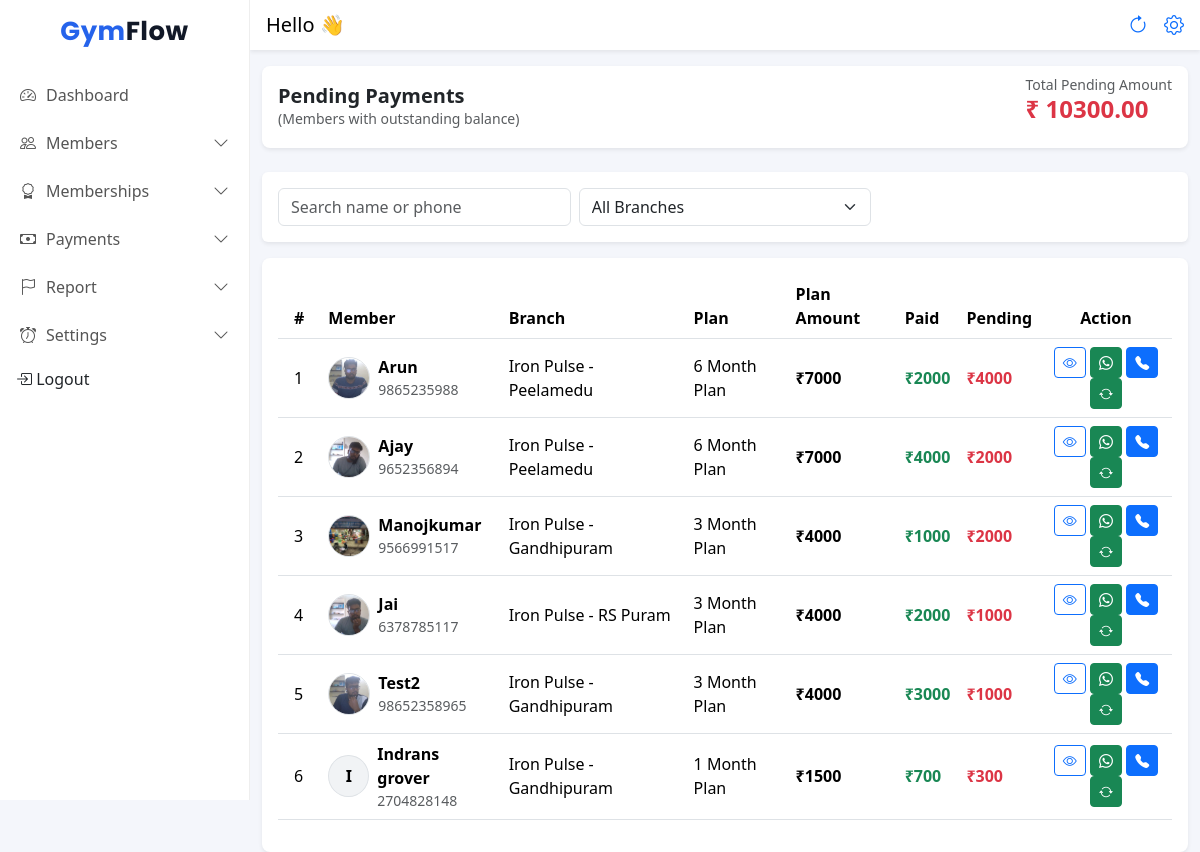
The app's page /pending-payments/ (signed in) with its own data.
### frontend/models.py (models this page shows, shortened)
class Member(models.Model):
    STATUS_CHOICES = (
        ('active', 'Active'),
        ('expiring', 'Expiring Soon'),
        ('expired', 'Expired'),
    )
    is_deleted = models.BooleanField(default=False)
    gym = models.ForeignKey(Gym, on_delete=models.CASCADE, related_name="members")
    branch = models.ForeignKey(Branch, on_delete=models.CASCADE, related_name="members")
    name = models.CharField(max_length=100)
    phone = models.CharField(max_length=15)
    join_date = models.DateField(default=date.today)
    photo = models.ImageField(upload_to="members/", blank=True, null=True)
    plan = models.ForeignKey(MembershipPlan, on_delete=models.SET_NULL, null=True, blank=True)
    start_date = models.DateField(null=True)
    expiry_date = models.DateField()
    security_deposit = models.DecimalField(max_digits=10, decimal_places=2, default=0)
    status = models.CharField(max_length=10, choices=STATUS_CHOICES, default='active')
    created_at = models.DateTimeField(auto_now_add=True)

class Branch(models.Model):
    gym = models.ForeignKey(Gym, on_delete=models.CASCADE, related_name="branches")
    name = models.CharField(max_length=100)
    address = models.TextField(blank=True)
    phone = models.CharField(max_length=15, blank=True)
    created_at = models.DateTimeField(auto_now_add=True)
    class Meta:
        unique_together = ('gym', 'name')  # same gym can't have 2 branches with same name

class MembershipPlan(models.Model):
    branch = models.ForeignKey(Branch, on_delete=models.CASCADE, related_name="plans")
    name = models.CharField(max_length=50)  # Monthly / Quarterly
    duration_days = models.PositiveIntegerField()
    start_date = models.DateField(null=True)
    end_date = models.DateField(null=True)
    price = models.DecimalField(max_digits=8, decimal_places=2)
    is_active = models.BooleanField(default=True)
    created_at = models.DateTimeField(auto_now_add=True)
    class Meta:
        unique_together = ('branch', 'name')  # same branch can't have same plan name twice

### frontend/views.py (the view)
# urls.py: path("pending-payments/", pending_payments_page, name="pending_payments"),
@owner_or_trainer
def pending_payments_page(request):
    gym = request.user.gym
    q = (request.GET.get("q") or "").strip()
    branch_id = (request.GET.get("branch") or "").strip()
    money = DecimalField(max_digits=10, decimal_places=2)
    zero = Value(Decimal("0.00"))
    members_qs = (
        Member.objects
        .filter(gym=gym, is_deleted=False, plan__isnull=False)
        .select_related("plan", "branch")
    )
    if q:
        members_qs = members_qs.filter(Q(name__icontains=q) | Q(phone__icontains=q))
    if branch_id:
        members_qs = members_qs.filter(branch_id=branch_id)
    paid_subq = (
        Payment.objects
        .filter(
            gym=gym,
            member_id=OuterRef("pk"),
            coverage_start=OuterRef("start_date"),
            coverage_end=OuterRef("expiry_date"),
        )
        .values("member_id")
        .annotate(s=Coalesce(Sum("amount"), zero, output_field=money))
        .values("s")[:1]
    )
    discount_subq = (
        Payment.objects
        .filter(
            gym=gym,
            member_id=OuterRef("pk"),
            coverage_start=OuterRef("start_date"),
            coverage_end=OuterRef("expiry_date"),
        )
        .values("member_id")
        .annotate(d=Coalesce(Max("discount_amount"), zero, output_field=money))
        .values("d")[:1]
    )
    members_qs = (
        members_qs
        .annotate(
            plan_price=Coalesce(F("plan__price"), zero, output_field=money),
            paid_total=Coalesce(Subquery(paid_subq, output_field=money), zero, output_field=money),
            discount_amount=Coalesce(Subquery(discount_subq, output_field=money), zero, output_field=money),
        )
        .annotate(
            final_amount=Greatest(
                ExpressionWrapper(F("plan_price") - F("discount_amount"), output_field=money),
                zero,
                output_field=money,
            ),
            balance=Greatest(
                ExpressionWrapper(F("final_amount") - F("paid_total"), output_field=money),
                zero,
                output_field=money,
            ),
        )
        .filter(balance__gt=0)
        .order_by("-balance", "name")
    )
    pending_list = []
    for m in members_qs:
        pending_list.append({
            "member_id": m.id,
            "name": m.name,
            "phone": m.phone,
            "branch": m.branch.name if m.branch else "",
            "plan": m.plan.name if m.plan else "",
            "plan_price": m.plan_price,
            "paid": m.paid_total,
            "discount_amount": m.discount_amount,
            "final_amount": m.final_amount,
            "balance": m.balance,
            "photo": m.photo.url if m.photo else "",
        })
    branches = Branch.objects.filter(gym=gym).order_by("name")
    total_pending = sum((x["balance"] for x in pending_list), Decimal("0.00"))
    pending_members_count = len(pending_list)
    return render(request, "pending_payments.html", {
        "pending_list": pending_list,
        "branches": branches,
        "q": q,
        "branch_id": branch_id,
        "total_pending": total_pending,
        "pending_members_count": pending_members_count,
    })

### frontend/templates/pending_payments.html (shortened to what this page needs)
{% extends 'base.html' %}
{% load static %}
{% block content %}
<link rel="stylesheet" href="{% static 'css/modal_card.css' %}">
<div class="container-fluid">
  <div class="row mb-4 mt-3 ">
    <div class="col-12">
      <div class="d-flex justify-content-between align-items-center shadow-sm bg-white py-2 px-3 rounded-3">
        <div>
          <h5 class="fw-semibold mb-0">
            Pending Payments
          </h5>
          <p class="text-muted small mb-0">
            (Members with outstanding balance)
          </p>
        </div>
        <div class="bg-white  rounded-3 d-flex justify-content-between align-items-center mb-3">
          <div>
            <div class="text-muted small">Total Pending Amount</div>
            <div class="h4 fw-bold text-danger mb-0">₹ <span id="totalPendingTop">0.00</span></div>
          </div>
        </div>
      </div>
    </div>
  </div>
  <div class="card shadow-sm border-0 mb-3 ">
    <div class="card-body">
      <div class="row g-2">
        <div class="col-12 col-md-4">
          <input type="text" id="searchInput" class="form-control" placeholder="Search name or phone">
        </div>
        <div class="col-12 col-md-4">
          <select id="branchFilter" class="form-select">
            <option value="">All Branches</option>
          </select>
        </div>
      </div>
    </div>
  </div>
  <div class="row">
    <div class="col-12">
      <div class="card shadow-sm border-0 rounded-3">
        <div class="card-body table-responsive">
          <div class="table-responsive">
            <table class="table table-hover align-middle mb-3" id="pendingTable">
              <thead class="table">
                <tr>
                  <th class="px-3">#</th>
                  <th>Member</th>
                  <th>Branch</th>
                  <th>Plan</th>
                  <th>Plan Amount</th>
                  <th>Paid</th>
                  <th>Pending</th>
                  <th class="text-center">Action</th>
                </tr>
              </thead>
              <tbody>
                {% for r in pending_list %}
                <tr>
                  <td class="px-3">{{ forloop.counter }}</td>
                  <td>
                    <div class="d-flex align-items-center gap-2">
                      {% if r.photo %}
                      <img src="{{ r.photo }}" width="42" height="42" class="rounded-circle border"
                        style="object-fit:cover;">
                      {% else %}
                      <div class="rounded-circle border d-flex align-items-center justify-content-center"
                        style="width:42px;height:42px;background:#f1f3f5;font-weight:600;">
                        {{ r.name|slice:":1"|upper }}
                      </div>
                      {% endif %}
                      <div>
                        <div class="fw-semibold">{{ r.name }}</div>
                        <div class="text-muted small">{{ r.phone }}</div>
                      </div>
                    </div>
                  </td>
                  <td>{{ r.branch }}</td>
                  <td>{{ r.plan }}</td>
                  <td class="fw-semibold">₹{{ r.plan_price }}</td>
                  <td class="text-success fw-semibold">₹{{ r.paid }}</td>
                  <td class="text-danger fw-bold">₹{{ r.balance }}</td>
                  <td class="text-center gap-2 ">
                    <button class="btn btn-sm btn-outline-primary mb-2 mb-md-0"
                            onclick="openMemberDetails('{{ r.member_id }}')">
                      <i class="bi bi-eye"></i>
                    </button>
                    <a class="btn btn-success btn-sm mb-2 mb-md-0"
                       target="_blank"
                       href="https://wa.me/91{{ r.phone }}?text=Hello%20{{ r.name }}%20👋%0A%0AThis%20is%20a%20reminder%20that%20₹{{ r.balance }}%20is%20pending%20for%20your%20membership%20plan.%0AKindly%20make%20the%20payment%20at%20the%20earliest.%20Thank%20you%20💪">
                      <i class="bi bi-whatsapp"></i>
                    </a>
                    <a class="btn btn-primary btn-sm mb-2 mb-md-0"
                       target="_blank"
                       href="tel:+91{{ r.phone }}">
                      <i class="bi bi-telephone-fill"></i>
                    </a>
                    <button type="button"
                            class="btn btn-sm btn-success mb-2 mb-md-0 collect-btn"
                            data-member-id="{{ r.member_id }}">
                      <i class="bi bi-arrow-repeat"></i>
                    </button>
                  </td>
                </tr>
                {% endfor %}
              </tbody>
            </table>
          </div>
        </div>
      </div>
    </div>
  </div>
</div>
{% endblock %}

### frontend/static/css/dashboard.css (style rules this page uses)
body { background-color: #f5f7fb; overflow-x: hidden; }
.table { margin-bottom: 0; }

### frontend/templates/base.html (style rules this page uses)
body { background: #f4f6fb; }

### records on screen
Member: name "Arun", phone "9865235988"
Branch: branch "Iron Pulse - Peelamedu" "Iron Pulse - Peelamedu"
MembershipPlan: plan "6 Month Plan" "6 Month Plan"
Member: name "Ajay", phone "9652356894"
Member: name "Manojkumar", phone "9566991517"
Branch: branch "Iron Pulse - Gandhipuram" "Iron Pulse - Gandhipuram" "Iron Pulse - Gandhipuram"
MembershipPlan: plan "3 Month Plan" "3 Month Plan"
Member: name "Jai", phone "6378785117"
Branch: branch "Iron Pulse - RS Puram"
MembershipPlan: plan "3 Month Plan"
Member: name "Test2", phone "98652358965"
Member: name "I", name "Indrans grover", phone "2704828148"
MembershipPlan: plan "1 Month Plan"

### other values on screen
{{ r.plan_price }} "7000" "7000" "4000" "4000" "4000" "1500"
{{ r.paid }} "2000" "4000" "1000" "2000" "3000" "700"
{{ r.balance }} "4000" "2000" "2000" "1000" "1000" "300"
